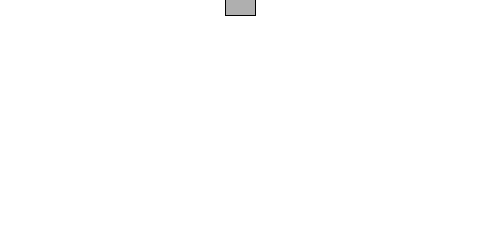
Frame 1 (no input)
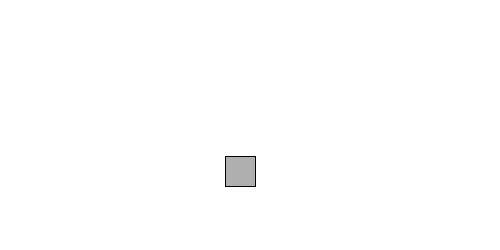
Frame 60 (the mouse pressed at the canvas centre just before this capture)
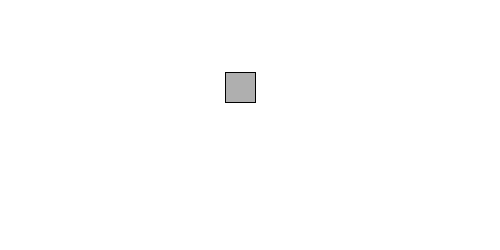
Frame 120 (the mouse held since frame 60 and released just before this capture)

The Processing sketch that drew these frames (run headless with seeded random() and noise(); from frame 60 on, the mouse is pressed at the canvas centre):

// Processing sketch: Gravit_
// ── Gravit_.pde
float x=240;
float y=0;
float speed=0;
float gravity=0.1;

void setup(){
  size(500,250);
  frameRate(240);
}

void draw(){
  background(255);
  fill(175);
  stroke(0);
  rectMode(CENTER);
  rect(x,y,30,30);
  
  y+=speed;
  speed+=gravity;
  
  if(y>height){
    speed=speed*-0.80;
    y=height;
  }
}
